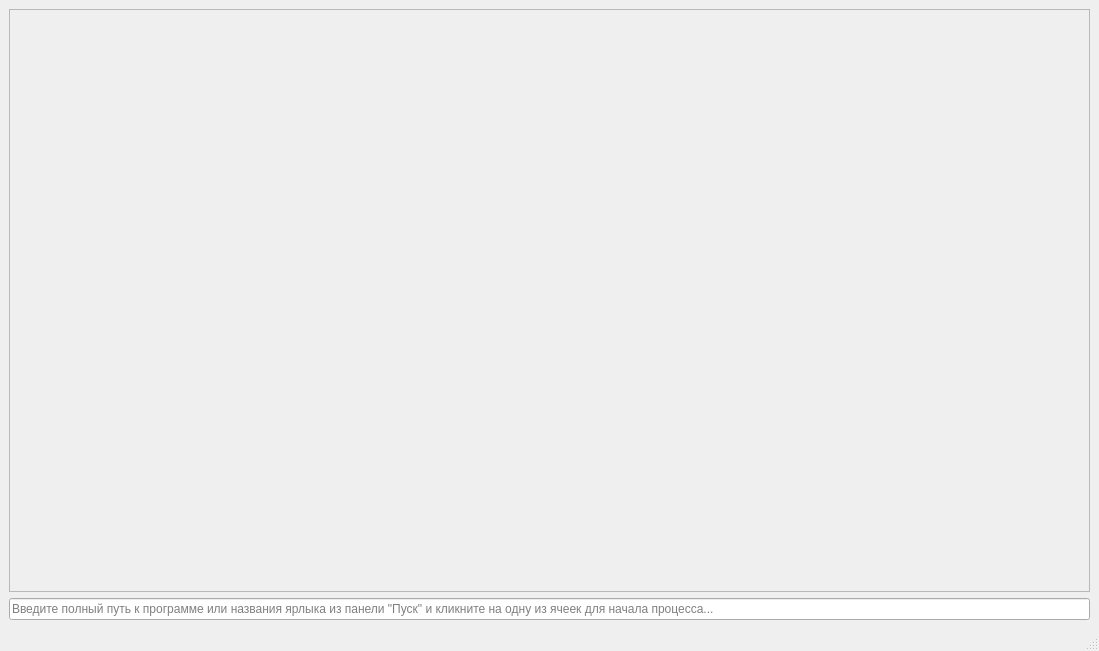
<?xml version="1.0" encoding="UTF-8"?>
<ui version="4.0">
 <class>MainWindow</class>
 <widget class="QMainWindow" name="MainWindow">
  <property name="geometry">
   <rect>
    <x>0</x>
    <y>0</y>
    <width>1099</width>
    <height>651</height>
   </rect>
  </property>
  <property name="minimumSize">
   <size>
    <width>600</width>
    <height>350</height>
   </size>
  </property>
  <property name="windowTitle">
   <string>Выполнение программ</string>
  </property>
  <widget class="QWidget" name="centralwidget">
   <property name="autoFillBackground">
    <bool>false</bool>
   </property>
   <layout class="QGridLayout" name="gridLayout">
    <item row="1" column="0">
     <layout class="QHBoxLayout" name="horizontalLayout" stretch="1">
      <item>
       <widget class="QLineEdit" name="lineEdit">
        <property name="text">
         <string/>
        </property>
        <property name="placeholderText">
         <string>Введите полный путь к программе или названия ярлыка из панели &quot;Пуск&quot; и кликните на одну из ячеек для начала процесса...</string>
        </property>
       </widget>
      </item>
     </layout>
    </item>
    <item row="0" column="0">
     <widget class="QScrollArea" name="scrollArea">
      <property name="autoFillBackground">
       <bool>true</bool>
      </property>
      <property name="widgetResizable">
       <bool>true</bool>
      </property>
      <widget class="QWidget" name="scrollAreaWidgetContents_2">
       <property name="geometry">
        <rect>
         <x>0</x>
         <y>0</y>
         <width>1079</width>
         <height>16</height>
        </rect>
       </property>
       <property name="sizePolicy">
        <sizepolicy hsizetype="Expanding" vsizetype="Maximum">
         <horstretch>0</horstretch>
         <verstretch>0</verstretch>
        </sizepolicy>
       </property>
       <property name="contextMenuPolicy">
        <enum>Qt::DefaultContextMenu</enum>
       </property>
      </widget>
     </widget>
    </item>
   </layout>
  </widget>
  <widget class="QMenuBar" name="menubar">
   <property name="geometry">
    <rect>
     <x>0</x>
     <y>0</y>
     <width>1099</width>
     <height>21</height>
    </rect>
   </property>
  </widget>
  <widget class="QStatusBar" name="statusbar"/>
 </widget>
 <resources/>
 <connections/>
</ui>
